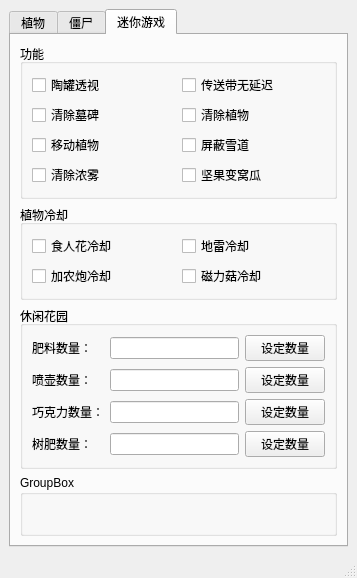
<?xml version="1.0" encoding="UTF-8"?>
<ui version="4.0">
 <class>MainWindow</class>
 <widget class="QMainWindow" name="MainWindow">
  <property name="geometry">
   <rect>
    <x>0</x>
    <y>0</y>
    <width>343</width>
    <height>555</height>
   </rect>
  </property>
  <property name="sizePolicy">
   <sizepolicy hsizetype="Preferred" vsizetype="Fixed">
    <horstretch>0</horstretch>
    <verstretch>0</verstretch>
   </sizepolicy>
  </property>
  <property name="minimumSize">
   <size>
    <width>0</width>
    <height>0</height>
   </size>
  </property>
  <property name="windowTitle">
   <string>MainWindow</string>
  </property>
  <widget class="QWidget" name="centralwidget">
   <layout class="QGridLayout" name="gridLayout">
    <item row="0" column="0">
     <widget class="QTabWidget" name="tabWidget">
      <property name="currentIndex">
       <number>2</number>
      </property>
      <widget class="QWidget" name="tab">
       <attribute name="title">
        <string>植物</string>
       </attribute>
       <layout class="QGridLayout" name="gridLayout_7">
        <item row="0" column="0">
         <widget class="QGroupBox" name="groupBox">
          <property name="sizePolicy">
           <sizepolicy hsizetype="Preferred" vsizetype="Fixed">
            <horstretch>0</horstretch>
            <verstretch>0</verstretch>
           </sizepolicy>
          </property>
          <property name="maximumSize">
           <size>
            <width>16777215</width>
            <height>120</height>
           </size>
          </property>
          <property name="title">
           <string>阳光</string>
          </property>
          <layout class="QGridLayout" name="gridLayout_2">
           <item row="0" column="0">
            <widget class="QLabel" name="label">
             <property name="text">
              <string>阳光数量：</string>
             </property>
            </widget>
           </item>
           <item row="0" column="4">
            <widget class="QCheckBox" name="checkBox_sun">
             <property name="text">
              <string>锁定</string>
             </property>
            </widget>
           </item>
           <item row="0" column="1">
            <widget class="QLineEdit" name="lineEdit_sun"/>
           </item>
           <item row="0" column="2">
            <widget class="QPushButton" name="pushButton_sun">
             <property name="text">
              <string>设定</string>
             </property>
            </widget>
           </item>
           <item row="1" column="2" colspan="3">
            <widget class="QCheckBox" name="checkBox_nosun">
             <property name="text">
              <string>种植不减阳光</string>
             </property>
            </widget>
           </item>
           <item row="1" column="1">
            <widget class="QPushButton" name="pushButton">
             <property name="text">
              <string>刷新</string>
             </property>
            </widget>
           </item>
           <item row="2" column="2" colspan="3">
            <widget class="QCheckBox" name="checkBox_CollectSun">
             <property name="text">
              <string>阳光自动收集</string>
             </property>
            </widget>
           </item>
          </layout>
         </widget>
        </item>
        <item row="1" column="0">
         <widget class="QGroupBox" name="groupBox_2">
          <property name="sizePolicy">
           <sizepolicy hsizetype="Preferred" vsizetype="Fixed">
            <horstretch>0</horstretch>
            <verstretch>0</verstretch>
           </sizepolicy>
          </property>
          <property name="maximumSize">
           <size>
            <width>16777215</width>
            <height>50</height>
           </size>
          </property>
          <property name="title">
           <string>卡槽冷却</string>
          </property>
          <layout class="QGridLayout" name="gridLayout_3">
           <item row="0" column="0">
            <widget class="QCheckBox" name="checkBox_cooling">
             <property name="text">
              <string>倒计时冷却</string>
             </property>
            </widget>
           </item>
           <item row="0" column="1">
            <widget class="QCheckBox" name="checkBox_cooling_flag">
             <property name="text">
              <string>标志位冷却</string>
             </property>
            </widget>
           </item>
           <item row="0" column="2">
            <widget class="QCheckBox" name="checkBox_backruning">
             <property name="text">
              <string>后台运行</string>
             </property>
            </widget>
           </item>
          </layout>
         </widget>
        </item>
        <item row="2" column="0">
         <widget class="QGroupBox" name="groupBox_4">
          <property name="sizePolicy">
           <sizepolicy hsizetype="Preferred" vsizetype="Fixed">
            <horstretch>0</horstretch>
            <verstretch>0</verstretch>
           </sizepolicy>
          </property>
          <property name="maximumSize">
           <size>
            <width>16777215</width>
            <height>50</height>
           </size>
          </property>
          <property name="title">
           <string>炮弹</string>
          </property>
          <layout class="QGridLayout" name="gridLayout_5">
           <item row="0" column="0">
            <widget class="QCheckBox" name="checkBox_shoot">
             <property name="text">
              <string>连续发射</string>
             </property>
            </widget>
           </item>
           <item row="0" column="1">
            <widget class="QCheckBox" name="checkBox_bullet">
             <property name="text">
              <string>选择子弹</string>
             </property>
            </widget>
           </item>
           <item row="0" column="2">
            <widget class="QLineEdit" name="lineEdit_bullet"/>
           </item>
          </layout>
         </widget>
        </item>
        <item row="3" column="0">
         <widget class="QGroupBox" name="groupBox_3">
          <property name="sizePolicy">
           <sizepolicy hsizetype="Preferred" vsizetype="Fixed">
            <horstretch>0</horstretch>
            <verstretch>0</verstretch>
           </sizepolicy>
          </property>
          <property name="title">
           <string>更改卡槽植物</string>
          </property>
          <layout class="QGridLayout" name="gridLayout_4">
           <item row="0" column="1">
            <widget class="QLabel" name="label_2">
             <property name="text">
              <string>卡槽ID：</string>
             </property>
            </widget>
           </item>
           <item row="1" column="1">
            <widget class="QLabel" name="label_3">
             <property name="text">
              <string>植物ID：</string>
             </property>
            </widget>
           </item>
           <item row="0" column="2">
            <widget class="QLineEdit" name="lineEdit_Kid"/>
           </item>
           <item row="1" column="2">
            <widget class="QLineEdit" name="lineEdit_Pid"/>
           </item>
           <item row="0" column="3" rowspan="2">
            <widget class="QPushButton" name="pushButton_change">
             <property name="sizePolicy">
              <sizepolicy hsizetype="Minimum" vsizetype="Minimum">
               <horstretch>0</horstretch>
               <verstretch>0</verstretch>
              </sizepolicy>
             </property>
             <property name="text">
              <string>更改</string>
             </property>
            </widget>
           </item>
          </layout>
         </widget>
        </item>
        <item row="4" column="0">
         <widget class="QGroupBox" name="groupBox_5">
          <property name="sizePolicy">
           <sizepolicy hsizetype="Preferred" vsizetype="Fixed">
            <horstretch>0</horstretch>
            <verstretch>0</verstretch>
           </sizepolicy>
          </property>
          <property name="title">
           <string>自动种植植物</string>
          </property>
          <layout class="QGridLayout" name="gridLayout_6">
           <item row="2" column="2">
            <widget class="QLineEdit" name="lineEdit_X">
             <property name="text">
              <string>08</string>
             </property>
            </widget>
           </item>
           <item row="5" column="0">
            <widget class="QCheckBox" name="checkBox_replant">
             <property name="text">
              <string>重复种植</string>
             </property>
            </widget>
           </item>
           <item row="0" column="0">
            <widget class="QLabel" name="label_4">
             <property name="text">
              <string>植物ID：</string>
             </property>
            </widget>
           </item>
           <item row="0" column="2">
            <widget class="QLineEdit" name="lineEdit_Plant">
             <property name="text">
              <string>02</string>
             </property>
            </widget>
           </item>
           <item row="3" column="2">
            <widget class="QLineEdit" name="lineEdit_Y">
             <property name="text">
              <string>02</string>
             </property>
            </widget>
           </item>
           <item row="2" column="0">
            <widget class="QLabel" name="label_6">
             <property name="text">
              <string>X 坐标：</string>
             </property>
            </widget>
           </item>
           <item row="3" column="0">
            <widget class="QLabel" name="label_5">
             <property name="text">
              <string>Y 坐标：</string>
             </property>
            </widget>
           </item>
           <item row="0" column="3" rowspan="4">
            <widget class="QPushButton" name="pushButton_plant">
             <property name="sizePolicy">
              <sizepolicy hsizetype="Minimum" vsizetype="Minimum">
               <horstretch>0</horstretch>
               <verstretch>0</verstretch>
              </sizepolicy>
             </property>
             <property name="text">
              <string>种植</string>
             </property>
            </widget>
           </item>
           <item row="5" column="2">
            <widget class="QCheckBox" name="checkBox_ranplant">
             <property name="text">
              <string>指定植物种植</string>
             </property>
            </widget>
           </item>
           <item row="5" column="3">
            <widget class="QCheckBox" name="checkBox_column">
             <property name="text">
              <string>整列种植</string>
             </property>
            </widget>
           </item>
          </layout>
         </widget>
        </item>
       </layout>
      </widget>
      <widget class="QWidget" name="tab_2">
       <attribute name="title">
        <string>僵尸</string>
       </attribute>
       <layout class="QGridLayout" name="gridLayout_8">
        <item row="0" column="0">
         <widget class="QGroupBox" name="groupBox_6">
          <property name="sizePolicy">
           <sizepolicy hsizetype="Preferred" vsizetype="Fixed">
            <horstretch>0</horstretch>
            <verstretch>0</verstretch>
           </sizepolicy>
          </property>
          <property name="title">
           <string>僵尸状态</string>
          </property>
          <layout class="QGridLayout" name="gridLayout_9">
           <item row="1" column="1">
            <widget class="QPushButton" name="pushButton_2">
             <property name="text">
              <string>小推车秒杀(F5)</string>
             </property>
            </widget>
           </item>
           <item row="1" column="0">
            <widget class="QCheckBox" name="checkBox_harvester">
             <property name="text">
              <string>僵尸ID获取</string>
             </property>
            </widget>
           </item>
           <item row="0" column="1">
            <widget class="QLineEdit" name="lineEdit_zombie_State"/>
           </item>
           <item row="0" column="0">
            <widget class="QCheckBox" name="checkBox_zombie_State">
             <property name="text">
              <string>僵尸状态开关</string>
             </property>
            </widget>
           </item>
           <item row="0" column="2">
            <widget class="QPushButton" name="pushButton_killZombie">
             <property name="sizePolicy">
              <sizepolicy hsizetype="Minimum" vsizetype="Fixed">
               <horstretch>0</horstretch>
               <verstretch>0</verstretch>
              </sizepolicy>
             </property>
             <property name="minimumSize">
              <size>
               <width>0</width>
               <height>0</height>
              </size>
             </property>
             <property name="text">
              <string>秒杀僵尸(F4)</string>
             </property>
            </widget>
           </item>
           <item row="2" column="0">
            <widget class="QCheckBox" name="checkBox_zombie_kill">
             <property name="text">
              <string>脆皮僵尸</string>
             </property>
            </widget>
           </item>
          </layout>
         </widget>
        </item>
        <item row="3" column="0">
         <widget class="QGroupBox" name="groupBox_7">
          <property name="sizePolicy">
           <sizepolicy hsizetype="Preferred" vsizetype="Expanding">
            <horstretch>0</horstretch>
            <verstretch>0</verstretch>
           </sizepolicy>
          </property>
          <property name="title">
           <string>GroupBox</string>
          </property>
          <widget class="QPushButton" name="pushButton_test">
           <property name="geometry">
            <rect>
             <x>80</x>
             <y>30</y>
             <width>75</width>
             <height>23</height>
            </rect>
           </property>
           <property name="text">
            <string>测试</string>
           </property>
          </widget>
         </widget>
        </item>
        <item row="1" column="0">
         <widget class="QGroupBox" name="groupBox_10">
          <property name="sizePolicy">
           <sizepolicy hsizetype="Preferred" vsizetype="Fixed">
            <horstretch>0</horstretch>
            <verstretch>0</verstretch>
           </sizepolicy>
          </property>
          <property name="title">
           <string>僵尸种植</string>
          </property>
          <layout class="QGridLayout" name="gridLayout_13">
           <item row="1" column="0">
            <widget class="QLabel" name="label_12">
             <property name="text">
              <string>X 坐标：</string>
             </property>
            </widget>
           </item>
           <item row="1" column="1">
            <widget class="QLineEdit" name="lineEdit_ZX">
             <property name="text">
              <string>08</string>
             </property>
            </widget>
           </item>
           <item row="0" column="1">
            <widget class="QLineEdit" name="lineEdit_Zombie">
             <property name="text">
              <string>02</string>
             </property>
            </widget>
           </item>
           <item row="0" column="2" rowspan="3">
            <widget class="QPushButton" name="pushButton_Zombie">
             <property name="sizePolicy">
              <sizepolicy hsizetype="Minimum" vsizetype="Minimum">
               <horstretch>0</horstretch>
               <verstretch>0</verstretch>
              </sizepolicy>
             </property>
             <property name="text">
              <string>种植</string>
             </property>
            </widget>
           </item>
           <item row="2" column="1">
            <widget class="QLineEdit" name="lineEdit_ZY">
             <property name="text">
              <string>02</string>
             </property>
            </widget>
           </item>
           <item row="0" column="0">
            <widget class="QLabel" name="label_11">
             <property name="text">
              <string>僵尸ID：</string>
             </property>
            </widget>
           </item>
           <item row="2" column="0">
            <widget class="QLabel" name="label_10">
             <property name="text">
              <string>Y 坐标：</string>
             </property>
            </widget>
           </item>
           <item row="3" column="0" colspan="2">
            <widget class="QCheckBox" name="checkBox_zombies_zero">
             <property name="text">
              <string>僵尸立刻出动</string>
             </property>
            </widget>
           </item>
           <item row="3" column="2">
            <widget class="QPushButton" name="pushButton_zombie_build">
             <property name="text">
              <string>增加僵尸</string>
             </property>
            </widget>
           </item>
          </layout>
         </widget>
        </item>
        <item row="2" column="0">
         <widget class="QGroupBox" name="groupBox_11">
          <property name="sizePolicy">
           <sizepolicy hsizetype="Preferred" vsizetype="Fixed">
            <horstretch>0</horstretch>
            <verstretch>0</verstretch>
           </sizepolicy>
          </property>
          <property name="title">
           <string>小推车</string>
          </property>
          <layout class="QGridLayout" name="gridLayout_12">
           <item row="0" column="0">
            <widget class="QCheckBox" name="checkBox_harvester_alive">
             <property name="text">
              <string>小推车ID不消失</string>
             </property>
            </widget>
           </item>
           <item row="0" column="1">
            <widget class="QPushButton" name="pushButton_harvester">
             <property name="text">
              <string>小推车恢复</string>
             </property>
            </widget>
           </item>
           <item row="0" column="2">
            <widget class="QPushButton" name="pushButton_harvester_run">
             <property name="text">
              <string>小推车运行</string>
             </property>
            </widget>
           </item>
          </layout>
         </widget>
        </item>
       </layout>
      </widget>
      <widget class="QWidget" name="tab_3">
       <attribute name="title">
        <string>迷你游戏</string>
       </attribute>
       <layout class="QGridLayout" name="gridLayout_10">
        <item row="0" column="0">
         <widget class="QGroupBox" name="groupBox_8">
          <property name="sizePolicy">
           <sizepolicy hsizetype="Preferred" vsizetype="Fixed">
            <horstretch>0</horstretch>
            <verstretch>0</verstretch>
           </sizepolicy>
          </property>
          <property name="title">
           <string>功能</string>
          </property>
          <layout class="QGridLayout" name="gridLayout_11">
           <item row="0" column="1">
            <widget class="QCheckBox" name="checkBox_belt">
             <property name="text">
              <string>传送带无延迟</string>
             </property>
            </widget>
           </item>
           <item row="1" column="0">
            <widget class="QCheckBox" name="checkBox_tomb_clean">
             <property name="text">
              <string>清除墓碑</string>
             </property>
            </widget>
           </item>
           <item row="2" column="1">
            <widget class="QCheckBox" name="checkBox_no_snow">
             <property name="text">
              <string>屏蔽雪道</string>
             </property>
            </widget>
           </item>
           <item row="2" column="0">
            <widget class="QCheckBox" name="checkBox_plant_move">
             <property name="text">
              <string>移动植物</string>
             </property>
            </widget>
           </item>
           <item row="0" column="0">
            <widget class="QCheckBox" name="checkBox_jug">
             <property name="text">
              <string>陶罐透视</string>
             </property>
            </widget>
           </item>
           <item row="1" column="1">
            <widget class="QCheckBox" name="checkBox_plant_clean">
             <property name="text">
              <string>清除植物</string>
             </property>
            </widget>
           </item>
           <item row="3" column="0">
            <widget class="QCheckBox" name="checkBox_clearfog">
             <property name="text">
              <string>清除浓雾</string>
             </property>
            </widget>
           </item>
           <item row="3" column="1">
            <widget class="QCheckBox" name="checkBox_change">
             <property name="text">
              <string>坚果变窝瓜</string>
             </property>
            </widget>
           </item>
          </layout>
         </widget>
        </item>
        <item row="1" column="0">
         <widget class="QGroupBox" name="groupBox_9">
          <property name="sizePolicy">
           <sizepolicy hsizetype="Preferred" vsizetype="Fixed">
            <horstretch>0</horstretch>
            <verstretch>0</verstretch>
           </sizepolicy>
          </property>
          <property name="title">
           <string>植物冷却</string>
          </property>
          <layout class="QGridLayout" name="gridLayout_14">
           <item row="0" column="1">
            <widget class="QCheckBox" name="checkBox_plant_bomb">
             <property name="text">
              <string>地雷冷却</string>
             </property>
            </widget>
           </item>
           <item row="0" column="0">
            <widget class="QCheckBox" name="checkBox_plant_eat">
             <property name="text">
              <string>食人花冷却</string>
             </property>
            </widget>
           </item>
           <item row="1" column="0">
            <widget class="QCheckBox" name="checkBox_plant_cannon">
             <property name="text">
              <string>加农炮冷却</string>
             </property>
            </widget>
           </item>
           <item row="1" column="1">
            <widget class="QCheckBox" name="checkBox_plant_magnetic">
             <property name="text">
              <string>磁力菇冷却</string>
             </property>
            </widget>
           </item>
          </layout>
         </widget>
        </item>
        <item row="2" column="0">
         <widget class="QGroupBox" name="groupBox_13">
          <property name="sizePolicy">
           <sizepolicy hsizetype="Expanding" vsizetype="Fixed">
            <horstretch>0</horstretch>
            <verstretch>0</verstretch>
           </sizepolicy>
          </property>
          <property name="minimumSize">
           <size>
            <width>0</width>
            <height>0</height>
           </size>
          </property>
          <property name="title">
           <string>休闲花园</string>
          </property>
          <layout class="QGridLayout" name="gridLayout_15">
           <item row="5" column="0">
            <widget class="QLabel" name="label_9">
             <property name="text">
              <string>树肥数量：</string>
             </property>
            </widget>
           </item>
           <item row="5" column="2">
            <widget class="QPushButton" name="pushButton_TreeFertilizer">
             <property name="text">
              <string>设定数量</string>
             </property>
            </widget>
           </item>
           <item row="1" column="0">
            <widget class="QLabel" name="label_8">
             <property name="text">
              <string>喷壶数量：</string>
             </property>
            </widget>
           </item>
           <item row="0" column="0">
            <widget class="QLabel" name="label_7">
             <property name="text">
              <string>肥料数量：</string>
             </property>
            </widget>
           </item>
           <item row="0" column="1">
            <widget class="QLineEdit" name="lineEdit_manure"/>
           </item>
           <item row="1" column="1">
            <widget class="QLineEdit" name="lineEdit_wateringpot"/>
           </item>
           <item row="0" column="2">
            <widget class="QPushButton" name="pushButton_manure">
             <property name="text">
              <string>设定数量</string>
             </property>
            </widget>
           </item>
           <item row="1" column="2">
            <widget class="QPushButton" name="pushButton_wateringpot">
             <property name="text">
              <string>设定数量</string>
             </property>
            </widget>
           </item>
           <item row="5" column="1">
            <widget class="QLineEdit" name="lineEdit_TreeFertilizer"/>
           </item>
           <item row="2" column="1">
            <widget class="QLineEdit" name="lineEdit_chocolate"/>
           </item>
           <item row="2" column="0">
            <widget class="QLabel" name="label_13">
             <property name="text">
              <string>巧克力数量：</string>
             </property>
            </widget>
           </item>
           <item row="2" column="2">
            <widget class="QPushButton" name="pushButton_chocolate">
             <property name="text">
              <string>设定数量</string>
             </property>
            </widget>
           </item>
          </layout>
         </widget>
        </item>
        <item row="3" column="0">
         <widget class="QGroupBox" name="groupBox_12">
          <property name="sizePolicy">
           <sizepolicy hsizetype="Preferred" vsizetype="Expanding">
            <horstretch>0</horstretch>
            <verstretch>0</verstretch>
           </sizepolicy>
          </property>
          <property name="title">
           <string>GroupBox</string>
          </property>
         </widget>
        </item>
       </layout>
      </widget>
     </widget>
    </item>
   </layout>
  </widget>
  <widget class="QStatusBar" name="statusbar"/>
 </widget>
 <resources/>
 <connections/>
</ui>
